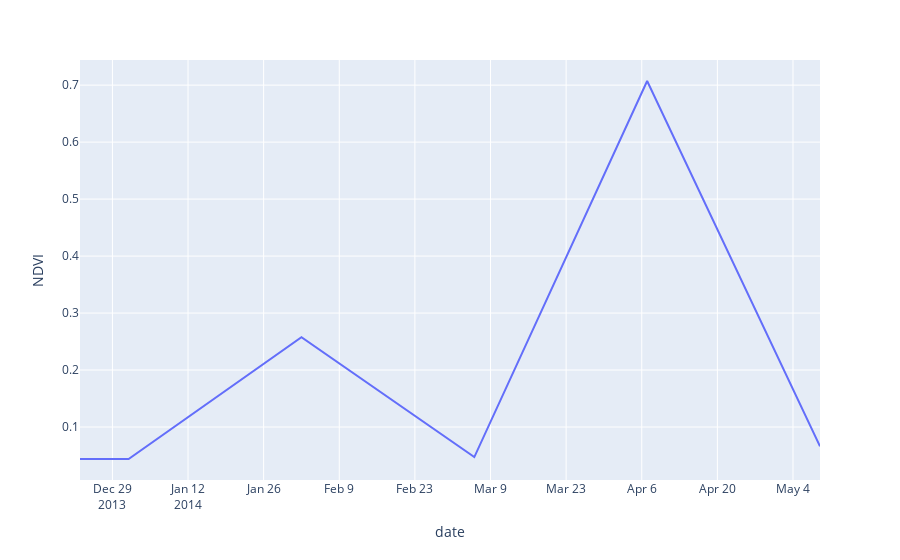

Here is the notebook cell this chart was saved with:
### Code cell
v_df = px.data.stocks()
fig = px.line(df_filtered, x='date', y="NDVI")
fig.show()

### Figure 1 — Plotly figure (JSON) as saved in the notebook; plotly's stock layout.template omitted (floating-point values rounded to 4 significant figures)
{"data": [{"hovertemplate": "date=%{x}<br>NDVI=%{y}<extra></extra>", "legendgroup": "", "line": {"color": "#636efa", "dash": "solid"}, "marker": {"symbol": "circle"}, "mode": "lines", "name": "", "orientation": "v", "showlegend": false, "type": "scatter", "x": ["2013-12-23T00:00:00", "2014-01-01T00:00:00", "2014-02-02T00:00:00", "2014-03-06T00:00:00", "2014-04-07T00:00:00", "2014-05-09T00:00:00"], "xaxis": "x", "y": [0.04388, 0.04388, 0.2575, 0.04719, 0.7073, 0.0663], "yaxis": "y"}], "layout": {"legend": {"tracegroupgap": 0}, "margin": {"t": 60}, "xaxis": {"anchor": "y", "domain": [0, 1], "title": {"text": "date"}}, "yaxis": {"anchor": "x", "domain": [0, 1], "title": {"text": "NDVI"}}}}
